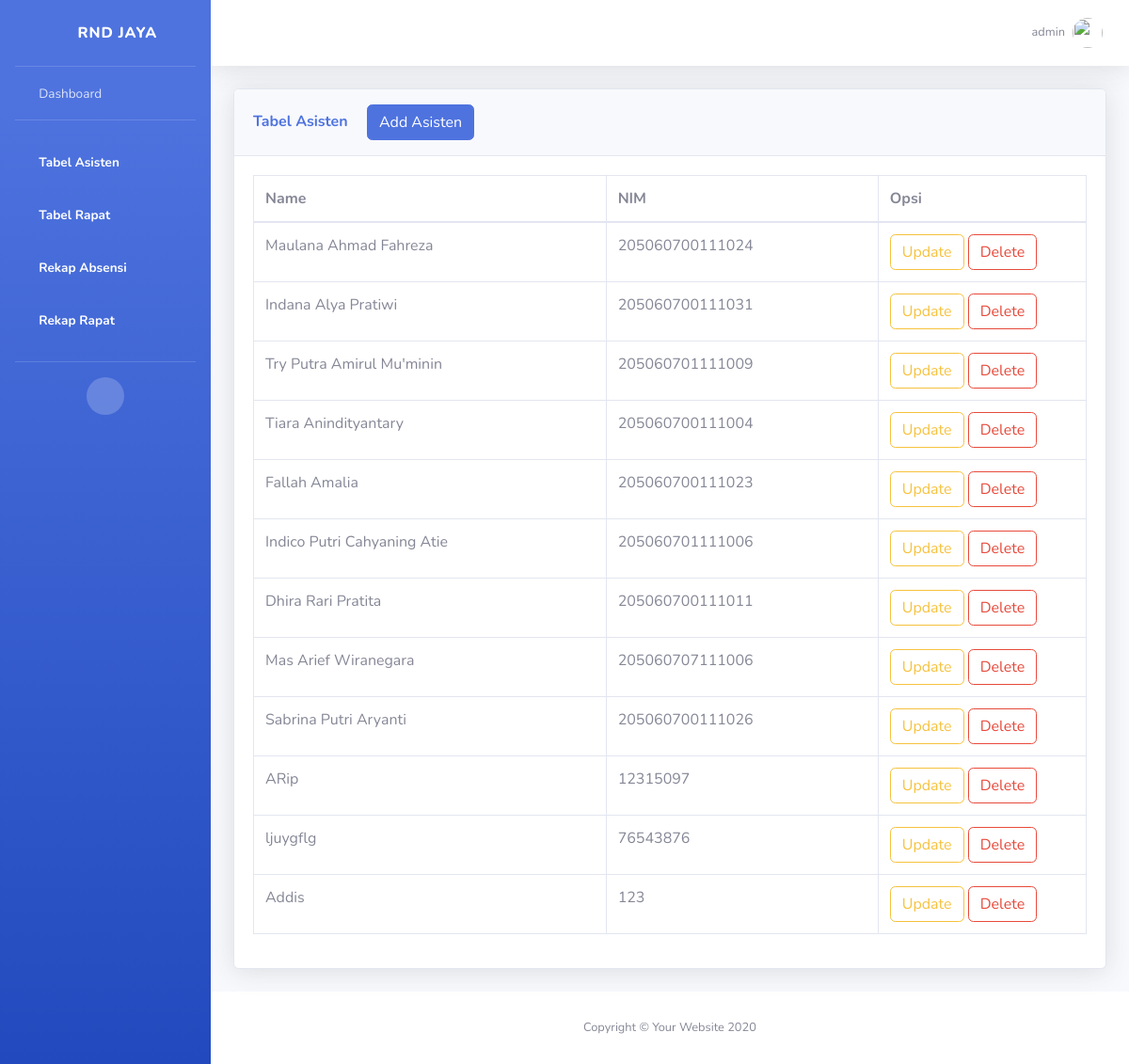
Page /tablesasisten.html (signed in) on the earlier database version.
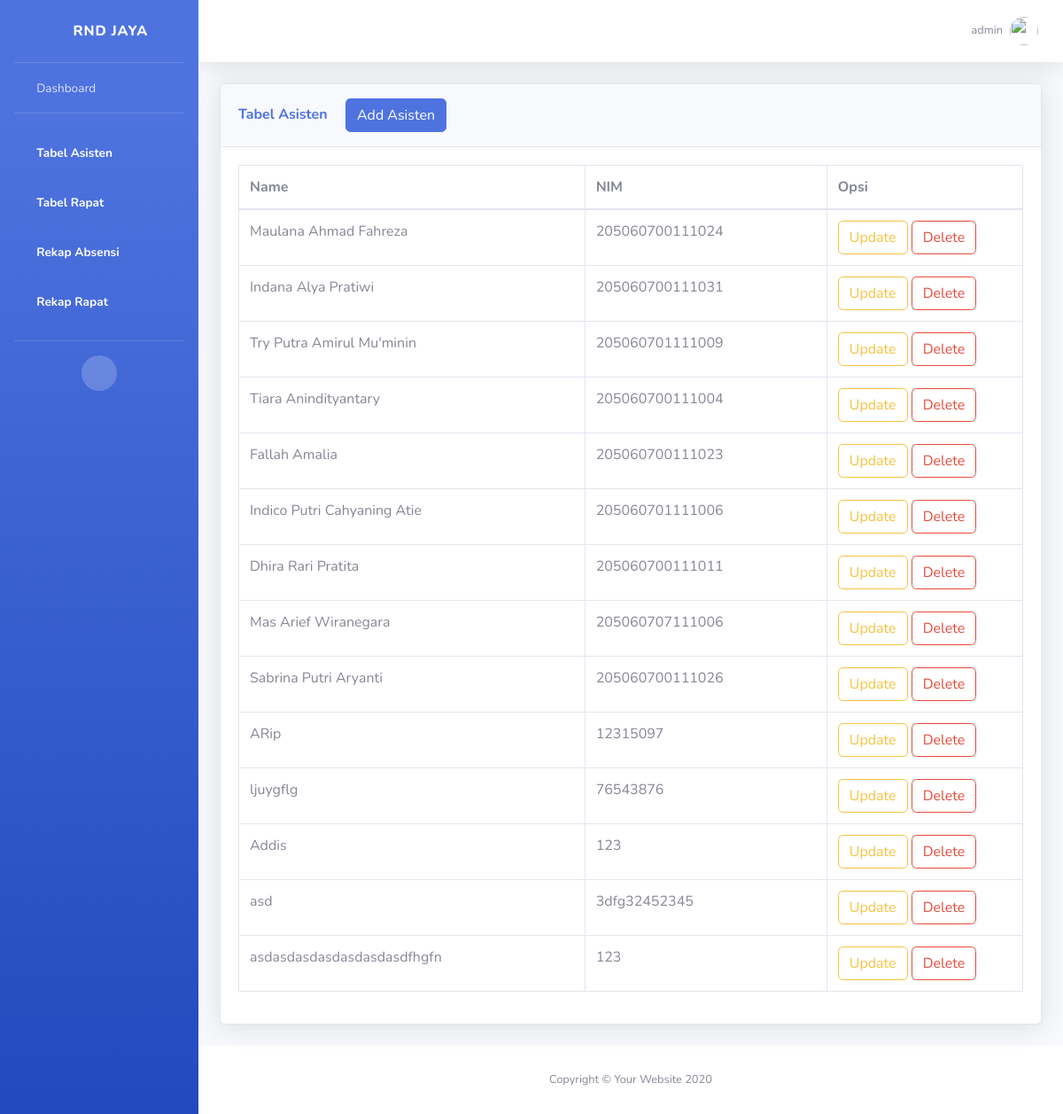
Same page on the later database version.
### notulensi_app/models.py (models this page shows, shortened)
class Asisten(models.Model):
  nim = models.CharField(max_length=30, primary_key=True, null=False)
  nama = models.CharField(max_length=100)

### notulensi_app/views.py (the view)
# urls.py: path('tablesasisten.html', views.tabelasisten, name="tabelasisten"),
@login_required
def tabelasisten(request):
  if request.method == "POST":
    addnama= request.POST["nama"]
    addnim = request.POST["nim"]
    add_asisten = Asisten(nim=addnim, nama=addnama)
    add_asisten.save()
    return HttpResponseRedirect('tablesasisten.html')
  else:
    asist = Asisten.objects.all()
  if request.user.is_authenticated and request.user.is_superuser:
    return render(request, 'tablesasisten.html', {
      "asisten" : asist
    })
  elif request.user.is_authenticated and request.user.is_staff:
    return render(request, 'tablesasistenstaff.html',{
      "asisten" : asist
    })
  else:
    return render(request, 'tablesasistenview.html',{
      "asisten" : asist})

### notulensi_app/templates/tablesasisten.html (shortened to what the changed rows need)
{%load static%}
<!DOCTYPE html>
<html lang="en">
<head>
    <link href="{% static 'website/vendor/fontawesome-free/css/all.min.css'%}" rel="stylesheet" type="text/css">
    <link href="{% static 'website/css/sb-admin-2.min.css'%}" rel="stylesheet">
    <link href="{% static 'website/vendor/datatables/dataTables.bootstrap4.min.css'%}" rel="stylesheet">
</head>
<body id="page-top">
    <div id="wrapper">
        <div id="content-wrapper" class="d-flex flex-column">
            <div id="content">
                <div class="container-fluid">
                    <div class="card shadow mb-4">
                        <div class="card-body">
                            <div class="table-responsive">
                                <table class="table table-bordered" id="dataTable" width="100%" cellspacing="0">
                                    <thead>
                                        <tr>
                                            <th>Name</th>
                                            <th>NIM</th>
                                            <th style="align-items: center;" class="w-25" >Opsi</th>
                                        </tr>
                                    </thead>
                                    <tbody>
                                        {% for user in asisten %}
                                        <tr>
                                            <td> {{ user.nama }} </td>
                                            <td> {{ user.nim }} </td>
                                            <td>
                                                <a href="{% url 'asisten-edit' user.nim %}" class="btn btn-outline-warning">Update</a>
                                                <a href="{% url 'asisten-delete' user.nim %}" class="btn btn-outline-danger">Delete</a>
                                            </td>
                                        </tr>
                                        {% endfor %}
                                    </tbody>
                                </table>
                            </div>
                        </div>
                    </div>
                </div>
            </div>
        </div>
    </div>
</body>
</html>

Differences in the rows shown:
added Asisten: nama "asd", nim "3dfg32452345"
added Asisten: nama "asdasdasdasdasdasdasdfhgfn", nim "123"
